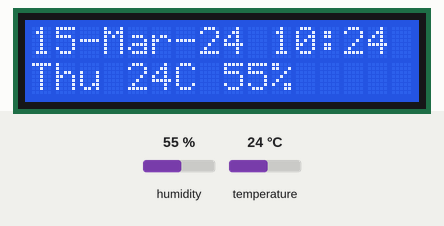
A sketch run on a simulated Arduino Uno, built with avr-gcc and run on an emulated ATmega328P. Shown: 16×2 character LCD. Inputs (shaded band) come from the test bench; at power-on: humidity 55 %, temperature 24 °C. The local clock reads 2024-03-15 10:24:30 at power-on unless the sketch sets it.

Above: at 1.2 s.
1.3 s: humidity set to 22 %
At 3.6 s:
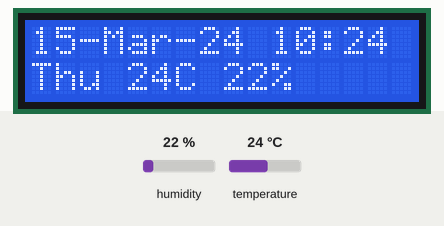
4.1 s: temperature set to 12 °C
At 5.6 s:
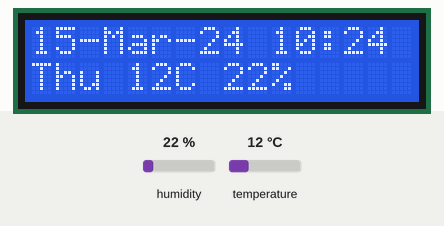
6.9 s: humidity set to 40 %
At 9.5 s:
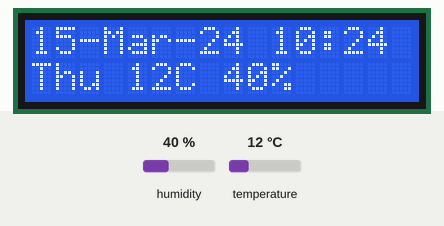
9.9 s: temperature set to 19 °C
At 11.5 s:
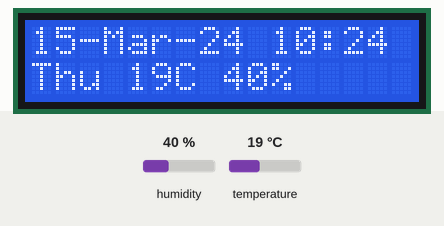
Timing chart, 0 to 13.0 s (numbered marks = the images above; inputs shaded):
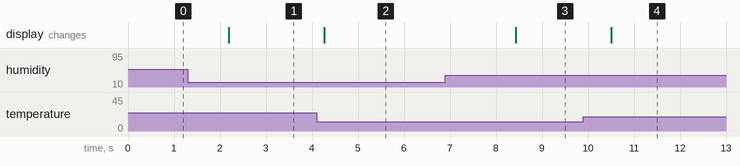

The sketch:

temperature-humidity-time-monitoring-station.ino
```cpp
#include <Wire.h>
#include <DHT.h>
#include <LiquidCrystal_I2C.h>
#include <Ds1302.h>

// Инициализация DHT11.
#define DHTPIN 6
#define DHTTYPE DHT11
DHT dht(DHTPIN, DHTTYPE);

// Пины для RTC DS1302.
#define RTC_RST 10
#define RTC_DAT 11
#define RTC_CLK 13

// Инициализация RTC DS1302.
Ds1302::DateTime t;
Ds1302 rtc(RTC_RST, RTC_CLK, RTC_DAT);

// Инициализация LCD дисплея.
LiquidCrystal_I2C lcd(0x27, 16, 2);

// Массивы для преобразования чисел в строки.
const char* months[] = {
    "Jan", "Feb", "Mar", "Apr", "May", "Jun",
    "Jul", "Aug", "Sep", "Oct", "Nov", "Dec"
};

const char* daysOfWeek[] = {
    "Sun", "Mon", "Tue", "Wed", "Thu", "Fri", "Sat"
};

void setup() {
  Serial.begin(9600);
  Wire.begin();
  dht.begin();
  rtc.init();
  lcd.init();
  lcd.backlight();

  if (rtc.isHalted()) {
    Serial.println("RTC остановлен. Установка времени...");

    // Используем числовые значения вместо перечислений.
    Ds1302::DateTime dt = {
        .year = 25,     // 2025 год.
        .month = 5,      // Май (1-12).
        .day = 28,       // 28 число.
        .hour = 17,      // 21 часов.
        .minute = 22,     // 22 минут.
        .second = 0,    // 0 секунд.
        .dow = 4        // Вторник (1=воскресенье, 2=понедельник, 3=вторник и т.д.).
    };

    rtc.setDateTime(&dt);
  }
}

void loop() {
  // Получение данных с датчиков.
  rtc.getDateTime(&t);
  float temp = dht.readTemperature();
  float humidity = dht.readHumidity();

  // Проверка на ошибки чтения DHT11
  if (isnan(temp) || isnan(humidity)) {
    temp = 0;
    humidity = 0;
  }

  // Формирование строки с датой и временем.
  char dateTimeStr[17];
  sprintf(dateTimeStr, "%02d-%s-%02d %02d:%02d",
          t.day,
          months[t.month - 1], // Месяц (1-12 -> 0-11)
          t.year,
          t.hour,
          t.minute);

  // Формирование строки статуса.
  char statusStr[17];
  sprintf(statusStr, "%-3s %2dC %2d%%",
          daysOfWeek[t.dow - 1], // День недели (1-7 -> 0-6)
          (int)temp,
          (int)humidity);

  // Вывод на LCD.
  lcd.setCursor(0, 0);
  lcd.print(dateTimeStr);
  lcd.setCursor(0, 1);
  lcd.print(statusStr);

  delay(1000);
}
```

Measured:
- after the input at 1.3 s, the display: changes after 0.89 s (image 1)
- after the input at 4.1 s, the display: changes after 0.17 s (image 2)
- after the input at 6.9 s, the display: changes after 1.5 s (image 3)
- after the input at 9.9 s, the display: changes after 0.60 s (image 4)
